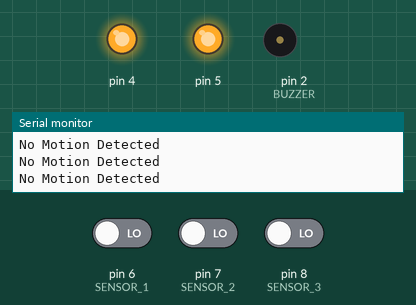
Recording of a sketch running on a simulated Arduino Uno, built with avr-gcc and run on an emulated ATmega328P. Parts: output pins drawn as LEDs (lit = HIGH), buzzer (waves = sounding, pin HIGH), the last lines printed to the serial monitor. The test bench sets the inputs (shaded band); at power-on: pin 6 (SENSOR_1) LOW, pin 7 (SENSOR_2) LOW, pin 8 (SENSOR_3) LOW.

Above: at 1.2 s.
1.3 s: pin 6 (SENSOR_1) driven HIGH
At 1.7 s:
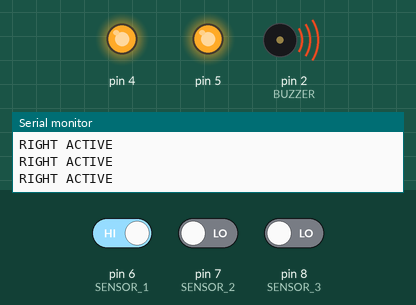
2.8 s: pin 6 (SENSOR_1) driven LOW
At 4.3 s:
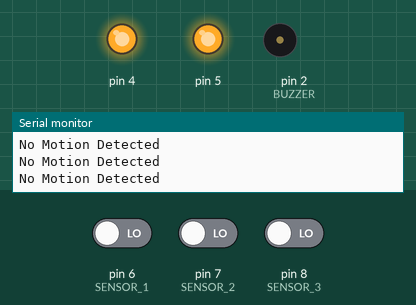
5.8 s: pin 7 (SENSOR_2) driven HIGH
At 6.2 s:
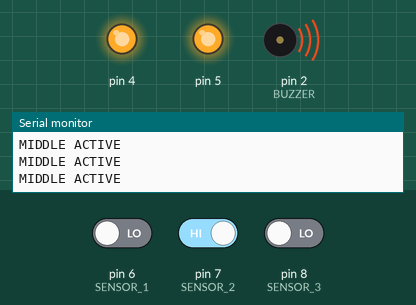
7.7 s: pin 7 (SENSOR_2) driven LOW
At 9.1 s:
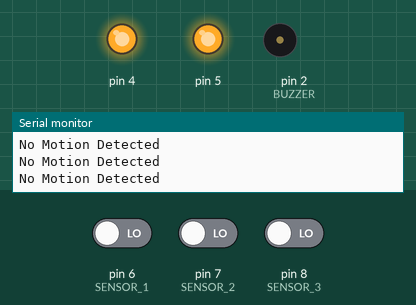
10.7 s: pin 8 (SENSOR_3) driven HIGH
At 11.8 s:
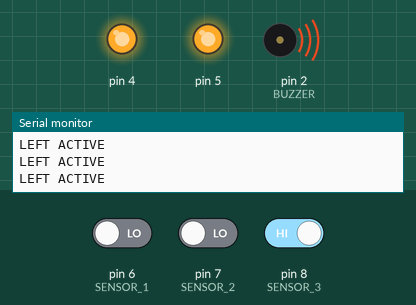
12.6 s: pin 8 (SENSOR_3) driven LOW
At 13.2 s:
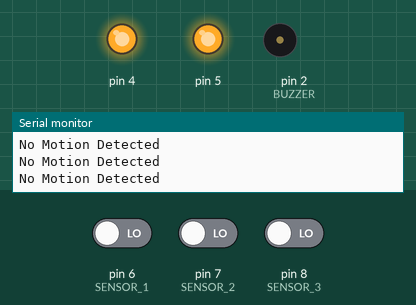
Timing chart, 0 to 15.6 s (numbered marks = the images above; inputs shaded):
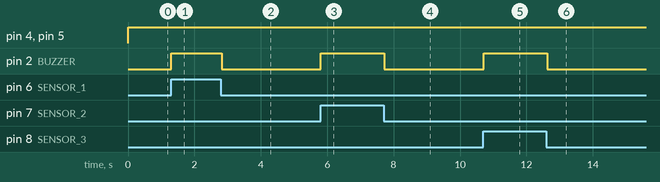

The sketch:

motion.ino
```cpp
const int SENSOR_1 = 6;
const int SENSOR_2 = 7;
const int SENSOR_3 = 8;
const int BUZZER = 2;

void triggerAlarm() {
  digitalWrite(BUZZER, HIGH);
}

void setup() {
  Serial.begin(9600);

  //Setting digital pins to input pins for the sensors
  pinMode(SENSOR_1, INPUT);
  pinMode(SENSOR_2, INPUT);
  pinMode(SENSOR_3, INPUT);
  pinMode(BUZZER, OUTPUT);

  //Set pin 5 as power source for the 3rd sensor
  pinMode(4, OUTPUT);
  pinMode(5, OUTPUT);
}

void loop() {
  digitalWrite(4, HIGH);
  digitalWrite(5, HIGH);

  if(digitalRead(SENSOR_1) == HIGH)
  {
    //Set alaram
    triggerAlarm();
    Serial.println("RIGHT ACTIVE");
  }
  else if(digitalRead(SENSOR_2) == HIGH)
  {
    //Set alaram
    triggerAlarm();
     Serial.println("MIDDLE ACTIVE");
  }
  else if(digitalRead(SENSOR_3) == HIGH)
  {
    //Set alaram
    triggerAlarm();
     Serial.println("LEFT ACTIVE");
  }
  else
  {
    Serial.println("No Motion Detected");
    digitalWrite(BUZZER, LOW);
  }
}
```

Measured:
- after the input at 1.3 s, pin 2 (BUZZER): LOW → HIGH at once
- after the input at 2.8 s, pin 2 (BUZZER): HIGH → LOW at once
- after the input at 5.8 s, pin 2 (BUZZER): LOW → HIGH at once
- after the input at 7.7 s, pin 2 (BUZZER): HIGH → LOW at once
- after the input at 10.7 s, pin 2 (BUZZER): LOW → HIGH at once
- after the input at 12.6 s, pin 2 (BUZZER): HIGH → LOW at once
